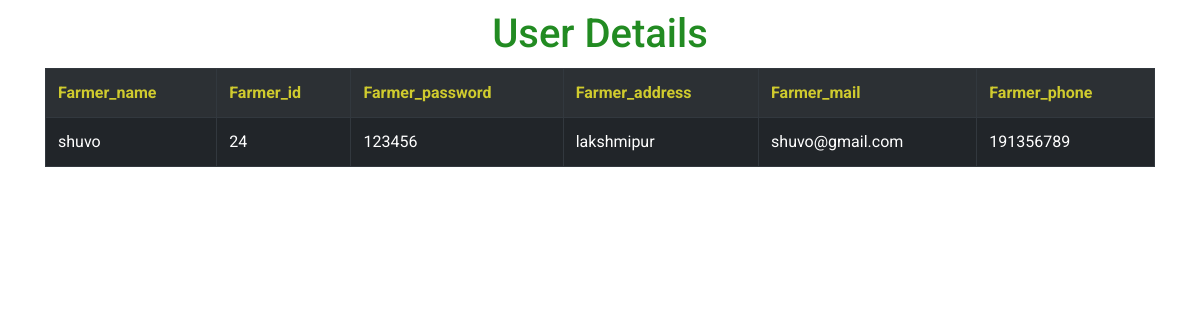
The page /show_farmer.php on the database its author committed.
### tables this page shows
CREATE TABLE `farmer_info` (
  `farm_name` varchar(20) NOT NULL,
  `farm_id` int(10) NOT NULL,
  `farm_password` int(20) NOT NULL,
  `farm_address` varchar(20) NOT NULL,
  `farm_phone` int(15) NOT NULL,
  `farm_mail` varchar(20) NOT NULL
);

### show_farmer.php (the view, shortened to what this page needs)
<!DOCTYPE html>
<?php
    include('connection.php');
?>
<html>
<head>
    <link href="//maxcdn.bootstrapcdn.com/bootstrap/4.0.0/css/bootstrap.min.css" rel="stylesheet" id="bootstrap-css">
    <link rel="stylesheet" href="assets/css/new_style.css">
</head>
<body>
    <div class="container">
        <h1 class="text-center table_head">User Details</h1>
        <table class="table table-striped table-dark">
            <tr>
                <th class="red">Farmer_name</th>
                <th class="red">Farmer_id</th>
                <th class="red">Farmer_password</th>
                <th class="red">Farmer_address</th>
                <th class="red">Farmer_mail</th>
                <th class="red">Farmer_phone</th>
            </tr>
            <?php
                $sql = "SELECT * FROM farmer_info";
                $result = $conn->query($sql);
                if($result->num_rows>0)
                {
                    while($row = $result->fetch_assoc())
                    {
            ?>
            <tr>
                <td><?php echo $row['farm_name']; ?></td>
                <td><?php echo $row['farm_id']; ?></td>
                <td><?php echo $row['farm_password']; ?></td>
                <td><?php echo $row['farm_address']; ?></td>
                <td><?php echo $row['farm_mail']; ?></td>
                <td><?php echo $row['farm_phone']; ?></td>
            </tr>
            <?php } } ?>
        </table>
    </div>
</body>
</html>

### assets/css/new_style.css (style rules this page uses)
body { font-family: 'Roboto', sans-serif; }
h1 { color: forestgreen }
.table_head { margin: 10px 0; }
.red { color: #d0cb2e; }

### show_farmer.php (style rules this page uses)
table { border-collapse: collapse; }
table, th, td { border: 1px solid black; }

### rows shown on the page
farmer_info: farm_name "shuvo", farm_id "24", farm_password "123456", farm_address "lakshmipur", farm_mail "shuvo@gmail.com", farm_phone "191356789"
